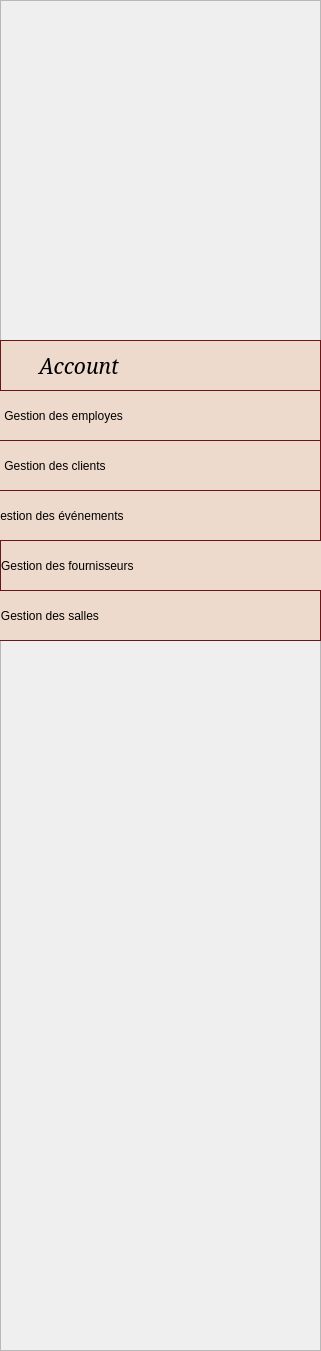
   <widget class="QFrame" name="frame">
    <property name="geometry">
     <rect>
      <x>0</x>
      <y>-10</y>
      <width>321</width>
      <height>1351</height>
     </rect>
    </property>
    <property name="styleSheet">
     <string notr="true">#frame {
	background:rgb(234, 210, 191);
}</string>
    </property>
    <property name="frameShape">
     <enum>QFrame::StyledPanel</enum>
    </property>
    <property name="frameShadow">
     <enum>QFrame::Raised</enum>
    </property>
    <widget class="QPushButton" name="g_emp_2">
     <property name="geometry">
      <rect>
       <x>-20</x>
       <y>390</y>
       <width>341</width>
       <height>51</height>
      </rect>
     </property>
     <property name="styleSheet">
      <string notr="true">QPushButton {
background-color: rgb(237, 218, 204);
	
border: none;

	font: italic 16pt &quot;Elephant&quot;;
text-align: left;
border: 1px solid #6a1616;
}
QPushButton:hover {
	color: rgb(255, 255, 255);

background:#6a1616;
border: none;
text-align: left;
}
</string>
     </property>
     <property name="text">
      <string>       Gestion des employes</string>
     </property>
    </widget>
    <widget class="QPushButton" name="compte_2">
     <property name="geometry">
      <rect>
       <x>0</x>
       <y>340</y>
       <width>321</width>
       <height>51</height>
      </rect>
     </property>
     <property name="font">
      <font>
       <family>Elephant</family>
       <pointsize>16</pointsize>
       <weight>50</weight>
       <italic>true</italic>
       <bold>false</bold>
      </font>
     </property>
     <property name="styleSheet">
      <string notr="true">QPushButton {
background-color: rgb(237, 218, 204);
	
border: none;

	font: italic 16pt &quot;Elephant&quot;;
text-align: left;
border: 1px solid #6a1616;
}
QPushButton:hover {
	color: rgb(255, 255, 255);

background:#6a1616;
border: none;
text-align: left;
}
</string>
     </property>
     <property name="text">
      <string>       Account</string>
     </property>
    </widget>
    <widget class="QPushButton" name="g_emp_3">
     <property name="geometry">
      <rect>
       <x>-20</x>
       <y>440</y>
       <width>341</width>
       <height>51</height>
      </rect>
     </property>
     <property name="styleSheet">
      <string notr="true">QPushButton {
background-color: rgb(237, 218, 204);
	
border: none;

	font: italic 16pt &quot;Elephant&quot;;
text-align: left;
border: 1px solid #6a1616;
}
QPushButton:hover {
	color: rgb(255, 255, 255);

background:#6a1616;
border: none;
text-align: left;
}
</string>
     </property>
     <property name="text">
      <string>       Gestion des clients</string>
     </property>
    </widget>
    <widget class="QPushButton" name="g_emp_4">
     <property name="geometry">
      <rect>
       <x>-20</x>
       <y>490</y>
       <width>341</width>
       <height>51</height>
      </rect>
     </property>
     <property name="styleSheet">
      <string notr="true">QPushButton {
background-color: rgb(237, 218, 204);
	
border: none;

	font: italic 16pt &quot;Elephant&quot;;
text-align: left;
border: 1px solid #6a1616;
}
QPushButton:hover {
	color: rgb(255, 255, 255);

background:#6a1616;
border: none;
text-align: left;
}

</string>
     </property>
     <property name="text">
      <string>   Gestion des événements</string>
     </property>
    </widget>
    <widget class="QLabel" name="label_4">
     <property name="geometry">
      <rect>
       <x>80</x>
       <y>50</y>
       <width>221</width>
       <height>211</height>
      </rect>
     </property>
     <property name="text">
      <string/>
     </property>
     <property name="pixmap">
      <pixmap>:/new/prefix1/admin.png</pixmap>
     </property>
     <property name="scaledContents">
      <bool>true</bool>
     </property>
    </widget>
    <widget class="QPushButton" name="g_emp_5">
     <property name="geometry">
      <rect>
       <x>0</x>
       <y>540</y>
       <width>341</width>
       <height>51</height>
      </rect>
     </property>
     <property name="styleSheet">
      <string notr="true">QPushButton {
background-color: rgb(237, 218, 204);
	
border: none;

	font: italic 16pt &quot;Elephant&quot;;
text-align: left;
border: 1px solid #6a1616;
}
QPushButton:hover {
	color: rgb(255, 255, 255);

background:#6a1616;
border: none;
text-align: left;
}

</string>
     </property>
     <property name="text">
      <string>Gestion des fournisseurs</string>
     </property>
    </widget>
    <widget class="QPushButton" name="g_emp_6">
     <property name="geometry">
      <rect>
       <x>-20</x>
       <y>590</y>
       <width>341</width>
       <height>51</height>
      </rect>
     </property>
     <property name="styleSheet">
      <string notr="true">QPushButton {
background-color: rgb(237, 218, 204);
	
border: none;

	font: italic 16pt &quot;Elephant&quot;;
text-align: left;
border: 1px solid #6a1616;
}
QPushButton:hover {
	color: rgb(255, 255, 255);

background:#6a1616;
border: none;
text-align: left;
}

</string>
     </property>
     <property name="text">
      <string>      Gestion des salles</string>
     </property>
    </widget>
    <widget class="QLabel" name="label_5">
     <property name="geometry">
      <rect>
       <x>10</x>
       <y>0</y>
       <width>281</width>
       <height>291</height>
      </rect>
     </property>
     <property name="text">
      <string/>
     </property>
     <property name="pixmap">
      <pixmap>../logoooo/logo apppp123.png</pixmap>
     </property>
     <property name="scaledContents">
      <bool>true</bool>
     </property>
    </widget>
    <widget class="QLabel" name="label_9">
     <property name="geometry">
      <rect>
       <x>20</x>
       <y>40</y>
       <width>261</width>
       <height>261</height>
      </rect>
     </property>
     <property name="text">
      <string/>
     </property>
     <property name="pixmap">
      <pixmap>../../logoooo/logo apppp123.png</pixmap>
     </property>
     <property name="scaledContents">
      <bool>true</bool>
     </property>
    </widget>
   </widget>
